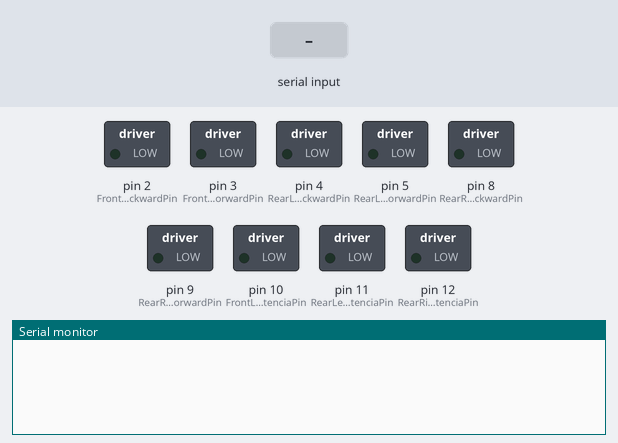
This sketch was run on a simulated Arduino Mega 2560, built with avr-gcc and run on an emulated ATmega2560. Shown: switched loads named in the sketch (green lamp = pin HIGH), the last lines printed to the serial monitor. Inputs (shaded band) come from the test bench.

Above: at 1.2 s.
1.3 s: "M;" received over the second serial link
At 1.6 s:
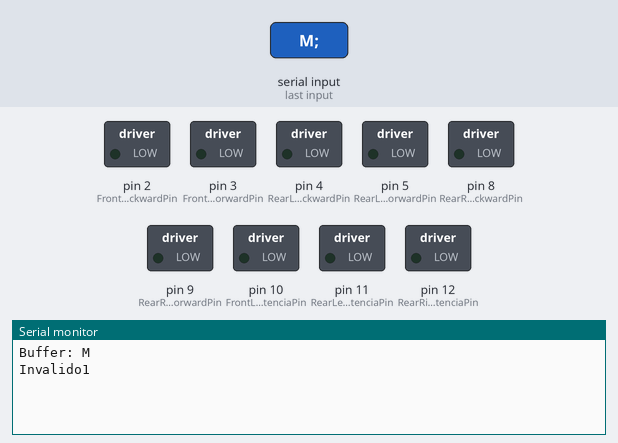
2.8 s: "-;" received over the second serial link
At 4.0 s:
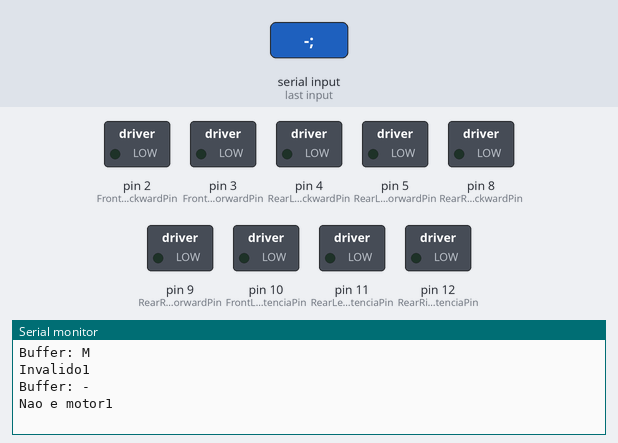
4.3 s: "FE;" received over the second serial link
At 5.2 s:
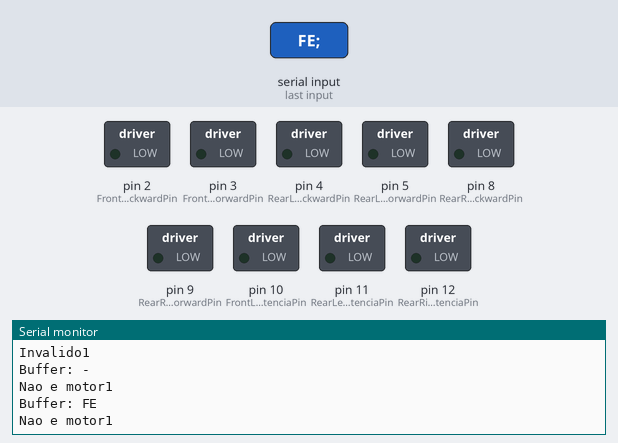

Measured:
- after the input at 1.3 s, the serial monitor: prints a new line at once (image 1)
- after the input at 2.8 s, the serial monitor: prints a new line at once (image 2)
- after the input at 4.3 s, the serial monitor: prints a new line at once (image 3)

The sketch:

CarroRoboNovembro_until_ino.ino
```cpp
/* -------------------------Definicao dos Pinos---------------------------- */
#define RearRightForwardPin 9
#define RearRightBackwardPin 8
#define RearLeftForwardPin 5
#define RearLeftBackwardPin 4
#define FrontRightForwardPin 7
#define FrontRightBackwardPin 6
#define FrontLeftForwardPin 3
#define FrontLeftBackwardPin 2
#define RearRightPotenciaPin 12
#define RearLeftPotenciaPin 11
#define FrontRightPotenciaPin 13
#define FrontLeftPotenciaPin 10
/* ------------------------------------------------------------------------ */

/* ---------------Variaveis que serao enviadas aos pinos------------------- */
int RearRightForward;
int RearRightBackward;
int RearLeftForward;
int RearLeftBackward;
int FrontRightForward;
int FrontRightBackward;
int FrontLeftForward;
int FrontLeftBackward;
int RearRightPotencia;
int RearLeftPotencia;
int FrontRightPotencia;
int FrontLeftPotencia;
/* ------------------------------------------------------------------------ */

#define BUFFERSIZE 8
char inBuffer[BUFFERSIZE];

/* ------------------------------------------------------------------------ */
void setup()
{
	// Inicializacao das portas seriais (0 - utilizada para debug, 1 - Troca de dados do bluetooth)
	Serial.begin(115200);
	Serial1.begin(9600);

	// Seta o modo de opera??o dos pinos
	pinMode(RearRightForwardPin, OUTPUT);
	pinMode(RearRightBackwardPin, OUTPUT);
	pinMode(RearLeftForwardPin, OUTPUT);
	pinMode(RearLeftBackwardPin, OUTPUT);
	pinMode(FrontRightForwardPin, OUTPUT);
	pinMode(FrontRightBackwardPin, OUTPUT);
	pinMode(FrontLeftForwardPin, OUTPUT);
	pinMode(FrontLeftBackwardPin, OUTPUT);
	pinMode(RearRightPotenciaPin, OUTPUT);
	pinMode(RearLeftPotenciaPin, OUTPUT);
	pinMode(FrontRightPotenciaPin, OUTPUT);
	pinMode(FrontLeftPotenciaPin, OUTPUT);

        // Para os motores ao primeiro momento
	PararMotores();

}

void loop()
{
//  if (!Serial1.available())
//  {
//    return;
//  }

  boolean resultado = LerMensagem();
//  if(!resultado)
//  {
//    Serial1.flush();
//    Serial1.flush();
//    ImprimirVariavelFormatada("Serial flushada---- ", "");
//  }

  Serial1.flush();
  memset(inBuffer, 0, sizeof(BUFFERSIZE));
}

boolean LerMensagem()
{
  int result = Serial1.readBytesUntil(';', inBuffer, BUFFERSIZE);
  if(result <= 0)
  {
    return false;
  }

  //ImprimirVariavelFormatada("result: ", result);
  String str (inBuffer);
  ImprimirVariavelFormatada("Buffer: ", str);

  // mensagem do tipo Motor
  if(str.startsWith("M"))
  {
      String motor = str.substring(1,3);
      String sentidoStr = str.substring(3,4);
      boolean sentido = sentidoStr == "-" ? LOW : HIGH;
      int potencia = str.substring(4,7).toInt();

       /*ImprimirVariavelFormatada("Motor: ", motor);
       ImprimirVariavelFormatada("sentidoStr: ",sentidoStr);
       ImprimirVariavelFormatada("sentido: ",sentido);
       ImprimirVariavelFormatada("sentidoI: ",!sentido);
       ImprimirVariavelFormatada("potencia: ",potencia);*/

      // frontal esquerdo
      if(motor == "FE")
      {
        digitalWrite( FrontLeftForwardPin, sentido );
        digitalWrite( FrontLeftBackwardPin, !sentido );
        analogWrite(  FrontLeftPotenciaPin, potencia );
        return true;
      }

     // frontal direito
      if(motor == "FD")
      {
        digitalWrite( FrontRightForwardPin, sentido );
        digitalWrite( FrontRightBackwardPin, !sentido );
        analogWrite(  FrontRightPotenciaPin, potencia );
        return true;
      }

      //traseiro esquerdo
      if(motor == "TE")
      {
        digitalWrite( RearLeftForwardPin, sentido );
        digitalWrite( RearLeftBackwardPin, !sentido );
        analogWrite(  RearLeftPotenciaPin, potencia );
        return true;
      }

      //traseiro direito
      if(motor == "TD")
      {
        digitalWrite( RearRightForwardPin, sentido );
        digitalWrite( RearRightBackwardPin, !sentido );
        analogWrite(  RearRightPotenciaPin, potencia );
        return true;
      }

      ImprimirVariavelFormatada("Invalido", "");
      return false;
  }

  ImprimirVariavelFormatada("Nao e motor", "");
  return false;
}

int getInt(String text, int size)
{
  char temp[size+1];
  text.toCharArray(temp, size+1);
  int x = atoi(temp);
  return x;
}

// Para os motores setando as direcoes para low e o pwm para 0
void PararMotores()
{
	digitalWrite( RearRightForwardPin, LOW );
	digitalWrite( RearRightBackwardPin, LOW );
	digitalWrite( RearLeftForwardPin, LOW );
	digitalWrite( RearLeftBackwardPin, LOW );
	digitalWrite( FrontRightForwardPin, LOW );
	digitalWrite( FrontRightBackwardPin, LOW );
	digitalWrite( FrontLeftForwardPin, LOW );
	digitalWrite( FrontLeftBackwardPin, LOW );
	analogWrite( RearRightPotenciaPin, 0 );
	analogWrite( RearLeftPotenciaPin, 0 );
	analogWrite( FrontRightPotenciaPin, 0 );
	analogWrite( FrontLeftPotenciaPin, 0 );
}

void  ImprimirVariavelFormatada (String titulo, String texto)
{
    Serial.print(titulo);
    Serial.println(texto);
}

void  ImprimirVariavelFormatada  (String titulo, int valor)
{
    Serial.print(titulo);
    Serial.println(valor);
}

void  ImprimirVariavelFormatada  (String titulo, boolean valor)
{
    Serial.print(titulo);
    Serial.println(valor);
}

//void  ImprimirVariavelFormatada  (String titulo, byte valor)
//{
//    Serial.print(titulo);
//    Serial.println(valor);
//}
```
